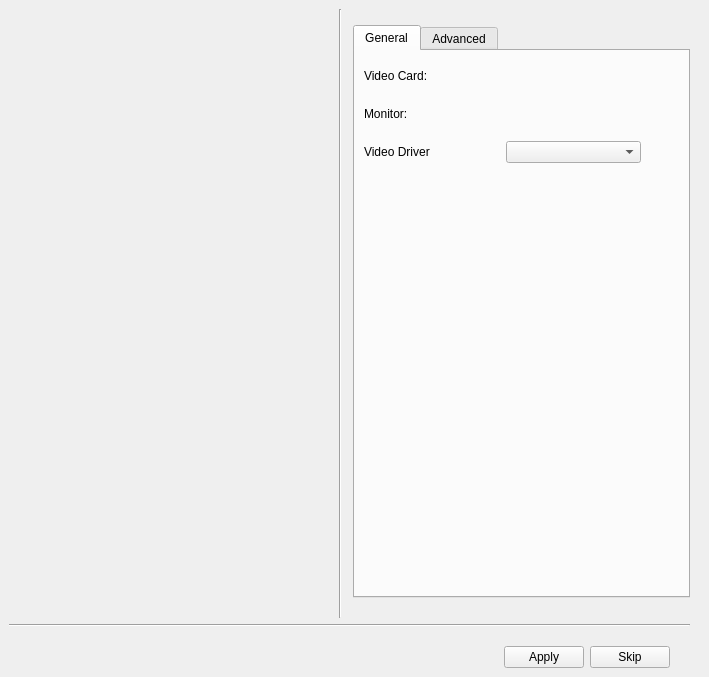
<?xml version="1.0" encoding="UTF-8"?>
<ui version="4.0">
 <class>XGUI</class>
 <widget class="QMainWindow" name="XGUI">
  <property name="geometry">
   <rect>
    <x>0</x>
    <y>0</y>
    <width>709</width>
    <height>677</height>
   </rect>
  </property>
  <property name="sizePolicy">
   <sizepolicy hsizetype="Minimum" vsizetype="Minimum">
    <horstretch>0</horstretch>
    <verstretch>0</verstretch>
   </sizepolicy>
  </property>
  <property name="contextMenuPolicy">
   <enum>Qt::DefaultContextMenu</enum>
  </property>
  <property name="windowTitle">
   <string>Display Settings</string>
  </property>
  <property name="windowIcon">
   <iconset resource="XGUI.qrc">
    <normaloff>:/video-display.png</normaloff>:/video-display.png</iconset>
  </property>
  <widget class="QWidget" name="centralwidget">
   <layout class="QGridLayout" name="gridLayout_4">
    <item row="0" column="0">
     <layout class="QGridLayout" name="gridLayout">
      <item row="0" column="0">
       <widget class="QLabel" name="pixmapLabel1">
        <property name="sizePolicy">
         <sizepolicy hsizetype="Preferred" vsizetype="Preferred">
          <horstretch>0</horstretch>
          <verstretch>0</verstretch>
         </sizepolicy>
        </property>
        <property name="frameShape">
         <enum>QFrame::NoFrame</enum>
        </property>
        <property name="frameShadow">
         <enum>QFrame::Plain</enum>
        </property>
        <property name="pixmap">
         <pixmap resource="XGUI.qrc">:/monitor.png</pixmap>
        </property>
        <property name="scaledContents">
         <bool>true</bool>
        </property>
        <property name="alignment">
         <set>Qt::AlignTop</set>
        </property>
        <property name="wordWrap">
         <bool>false</bool>
        </property>
       </widget>
      </item>
      <item row="0" column="1">
       <widget class="Line" name="line2">
        <property name="frameShape">
         <enum>QFrame::VLine</enum>
        </property>
        <property name="frameShadow">
         <enum>QFrame::Sunken</enum>
        </property>
       </widget>
      </item>
      <item row="0" column="2">
       <spacer name="horizontalSpacer">
        <property name="orientation">
         <enum>Qt::Horizontal</enum>
        </property>
        <property name="sizeType">
         <enum>QSizePolicy::Fixed</enum>
        </property>
        <property name="sizeHint" stdset="0">
         <size>
          <width>5</width>
          <height>20</height>
         </size>
        </property>
       </spacer>
      </item>
     </layout>
    </item>
    <item row="0" column="1">
     <layout class="QGridLayout" name="gridLayout_3">
      <item row="0" column="0">
       <spacer name="spacer11">
        <property name="orientation">
         <enum>Qt::Vertical</enum>
        </property>
        <property name="sizeType">
         <enum>QSizePolicy::Fixed</enum>
        </property>
        <property name="sizeHint" stdset="0">
         <size>
          <width>330</width>
          <height>16</height>
         </size>
        </property>
       </spacer>
      </item>
      <item row="1" column="0">
       <widget class="QTabWidget" name="tabWidget">
        <property name="sizePolicy">
         <sizepolicy hsizetype="Preferred" vsizetype="Minimum">
          <horstretch>0</horstretch>
          <verstretch>0</verstretch>
         </sizepolicy>
        </property>
        <property name="currentIndex">
         <number>0</number>
        </property>
        <widget class="QWidget" name="tab_2">
         <attribute name="title">
          <string>General</string>
         </attribute>
         <layout class="QGridLayout" name="gridLayout_5">
          <item row="0" column="0">
           <layout class="QHBoxLayout" name="horizontalLayout_4">
            <item>
             <widget class="QLabel" name="label_5">
              <property name="text">
               <string>Video Card:</string>
              </property>
             </widget>
            </item>
            <item>
             <widget class="QLabel" name="labelVideoCard">
              <property name="text">
               <string/>
              </property>
              <property name="wordWrap">
               <bool>true</bool>
              </property>
             </widget>
            </item>
            <item>
             <widget class="QLabel" name="pixmapLabel1_6">
              <property name="minimumSize">
               <size>
                <width>32</width>
                <height>32</height>
               </size>
              </property>
              <property name="maximumSize">
               <size>
                <width>32</width>
                <height>32</height>
               </size>
              </property>
              <property name="pixmap">
               <pixmap resource="XGUI.qrc">:/kcontrol.png</pixmap>
              </property>
              <property name="scaledContents">
               <bool>true</bool>
              </property>
              <property name="wordWrap">
               <bool>false</bool>
              </property>
             </widget>
            </item>
           </layout>
          </item>
          <item row="1" column="0">
           <layout class="QHBoxLayout" name="horizontalLayout_5">
            <item>
             <widget class="QLabel" name="label_6">
              <property name="text">
               <string>Monitor:</string>
              </property>
             </widget>
            </item>
            <item>
             <widget class="QLabel" name="labelMonitor">
              <property name="text">
               <string/>
              </property>
             </widget>
            </item>
            <item>
             <widget class="QLabel" name="pixmapLabel1_7">
              <property name="minimumSize">
               <size>
                <width>32</width>
                <height>32</height>
               </size>
              </property>
              <property name="maximumSize">
               <size>
                <width>32</width>
                <height>32</height>
               </size>
              </property>
              <property name="pixmap">
               <pixmap resource="XGUI.qrc">:/video-display.png</pixmap>
              </property>
              <property name="scaledContents">
               <bool>true</bool>
              </property>
              <property name="wordWrap">
               <bool>false</bool>
              </property>
             </widget>
            </item>
           </layout>
          </item>
          <item row="2" column="0">
           <layout class="QHBoxLayout" name="_11">
            <item>
             <widget class="QLabel" name="textLabel1_7">
              <property name="text">
               <string>Video Driver</string>
              </property>
              <property name="wordWrap">
               <bool>false</bool>
              </property>
             </widget>
            </item>
            <item>
             <widget class="QComboBox" name="comboDriver"/>
            </item>
            <item>
             <widget class="QLabel" name="pixmapLabel1_2_7">
              <property name="minimumSize">
               <size>
                <width>32</width>
                <height>32</height>
               </size>
              </property>
              <property name="maximumSize">
               <size>
                <width>32</width>
                <height>32</height>
               </size>
              </property>
              <property name="pixmap">
               <pixmap resource="XGUI.qrc">:/kcontrol.png</pixmap>
              </property>
              <property name="scaledContents">
               <bool>true</bool>
              </property>
              <property name="wordWrap">
               <bool>false</bool>
              </property>
             </widget>
            </item>
           </layout>
          </item>
          <item row="4" column="0">
           <spacer name="spacer2_2">
            <property name="orientation">
             <enum>Qt::Vertical</enum>
            </property>
            <property name="sizeType">
             <enum>QSizePolicy::Preferred</enum>
            </property>
            <property name="sizeHint" stdset="0">
             <size>
              <width>20</width>
              <height>16</height>
             </size>
            </property>
           </spacer>
          </item>
          <item row="3" column="0">
           <widget class="QLabel" name="labelRecDriver">
            <property name="text">
             <string/>
            </property>
            <property name="alignment">
             <set>Qt::AlignCenter</set>
            </property>
            <property name="wordWrap">
             <bool>true</bool>
            </property>
           </widget>
          </item>
         </layout>
        </widget>
        <widget class="QWidget" name="TabPage_2">
         <attribute name="title">
          <string>Advanced</string>
         </attribute>
         <layout class="QGridLayout" name="gridLayout_6">
          <item row="0" column="0">
           <widget class="QCheckBox" name="checkMonitorSync">
            <property name="text">
             <string>Monitor Settings</string>
            </property>
           </widget>
          </item>
          <item row="2" column="0">
           <widget class="QCheckBox" name="checkDualHead">
            <property name="text">
             <string>Enable Dual-Head support</string>
            </property>
           </widget>
          </item>
          <item row="3" column="0">
           <widget class="QGroupBox" name="groupDualHead">
            <property name="title">
             <string/>
            </property>
            <layout class="QGridLayout" name="gridLayout_2">
             <item row="0" column="0">
              <layout class="QHBoxLayout" name="horizontalLayout_6">
               <item>
                <widget class="QLabel" name="label_7">
                 <property name="text">
                  <string>Monitor Resolution:</string>
                 </property>
                </widget>
               </item>
               <item>
                <widget class="QComboBox" name="comboDualRes"/>
               </item>
              </layout>
             </item>
            </layout>
           </widget>
          </item>
          <item row="4" column="0">
           <widget class="QLabel" name="label_8">
            <property name="text">
             <string>Dual-Head support is designed for systems with one video card and two monitors. Other setups may be achieved by editing /etc/X11/xorg.conf</string>
            </property>
            <property name="wordWrap">
             <bool>true</bool>
            </property>
           </widget>
          </item>
          <item row="1" column="0">
           <widget class="QGroupBox" name="groupMonitor">
            <property name="title">
             <string/>
            </property>
            <layout class="QGridLayout" name="gridLayout_8">
             <item row="0" column="0">
              <layout class="QHBoxLayout" name="_13">
               <item>
                <widget class="QLabel" name="textLabel1_8">
                 <property name="sizePolicy">
                  <sizepolicy hsizetype="Expanding" vsizetype="Preferred">
                   <horstretch>0</horstretch>
                   <verstretch>0</verstretch>
                  </sizepolicy>
                 </property>
                 <property name="text">
                  <string>Horizontal Sync:</string>
                 </property>
                 <property name="wordWrap">
                  <bool>false</bool>
                 </property>
                </widget>
               </item>
               <item>
                <widget class="QLineEdit" name="lineHorz">
                 <property name="text">
                  <string>28.0-78.0</string>
                 </property>
                 <property name="alignment">
                  <set>Qt::AlignHCenter</set>
                 </property>
                </widget>
               </item>
               <item>
                <widget class="QLabel" name="pixmapLabel1_2_8">
                 <property name="minimumSize">
                  <size>
                   <width>32</width>
                   <height>32</height>
                  </size>
                 </property>
                 <property name="maximumSize">
                  <size>
                   <width>32</width>
                   <height>32</height>
                  </size>
                 </property>
                 <property name="pixmap">
                  <pixmap resource="XGUI.qrc">:/smserver.png</pixmap>
                 </property>
                 <property name="scaledContents">
                  <bool>true</bool>
                 </property>
                 <property name="wordWrap">
                  <bool>false</bool>
                 </property>
                </widget>
               </item>
              </layout>
             </item>
             <item row="1" column="0">
              <layout class="QHBoxLayout" name="_14">
               <item>
                <widget class="QLabel" name="textLabel1_4_3">
                 <property name="sizePolicy">
                  <sizepolicy hsizetype="Expanding" vsizetype="Preferred">
                   <horstretch>0</horstretch>
                   <verstretch>0</verstretch>
                  </sizepolicy>
                 </property>
                 <property name="text">
                  <string>Vertical Refresh:</string>
                 </property>
                 <property name="wordWrap">
                  <bool>false</bool>
                 </property>
                </widget>
               </item>
               <item>
                <widget class="QLineEdit" name="lineVertRefresh">
                 <property name="text">
                  <string>50.0-76.0</string>
                 </property>
                 <property name="alignment">
                  <set>Qt::AlignHCenter</set>
                 </property>
                </widget>
               </item>
               <item>
                <widget class="QLabel" name="pixmapLabel1_2_6_3">
                 <property name="minimumSize">
                  <size>
                   <width>32</width>
                   <height>32</height>
                  </size>
                 </property>
                 <property name="maximumSize">
                  <size>
                   <width>32</width>
                   <height>32</height>
                  </size>
                 </property>
                 <property name="pixmap">
                  <pixmap resource="XGUI.qrc">:/smserver.png</pixmap>
                 </property>
                 <property name="scaledContents">
                  <bool>true</bool>
                 </property>
                 <property name="wordWrap">
                  <bool>false</bool>
                 </property>
                </widget>
               </item>
              </layout>
             </item>
            </layout>
           </widget>
          </item>
         </layout>
        </widget>
       </widget>
      </item>
      <item row="2" column="0">
       <spacer name="spacer12">
        <property name="orientation">
         <enum>Qt::Vertical</enum>
        </property>
        <property name="sizeType">
         <enum>QSizePolicy::Preferred</enum>
        </property>
        <property name="sizeHint" stdset="0">
         <size>
          <width>327</width>
          <height>20</height>
         </size>
        </property>
       </spacer>
      </item>
     </layout>
    </item>
    <item row="0" column="2">
     <spacer name="horizontalSpacer_2">
      <property name="orientation">
       <enum>Qt::Horizontal</enum>
      </property>
      <property name="sizeType">
       <enum>QSizePolicy::Fixed</enum>
      </property>
      <property name="sizeHint" stdset="0">
       <size>
        <width>10</width>
        <height>20</height>
       </size>
      </property>
     </spacer>
    </item>
    <item row="1" column="0" colspan="2">
     <widget class="Line" name="line1">
      <property name="frameShape">
       <enum>QFrame::HLine</enum>
      </property>
      <property name="frameShadow">
       <enum>QFrame::Sunken</enum>
      </property>
     </widget>
    </item>
    <item row="2" column="0" colspan="2">
     <spacer name="spacer5_2">
      <property name="orientation">
       <enum>Qt::Vertical</enum>
      </property>
      <property name="sizeType">
       <enum>QSizePolicy::Preferred</enum>
      </property>
      <property name="sizeHint" stdset="0">
       <size>
        <width>530</width>
        <height>13</height>
       </size>
      </property>
     </spacer>
    </item>
    <item row="3" column="0" colspan="2">
     <layout class="QHBoxLayout" name="_8">
      <property name="leftMargin">
       <number>0</number>
      </property>
      <property name="topMargin">
       <number>0</number>
      </property>
      <property name="rightMargin">
       <number>0</number>
      </property>
      <property name="bottomMargin">
       <number>0</number>
      </property>
      <item>
       <spacer name="spacer1_2">
        <property name="orientation">
         <enum>Qt::Horizontal</enum>
        </property>
        <property name="sizeType">
         <enum>QSizePolicy::MinimumExpanding</enum>
        </property>
        <property name="sizeHint" stdset="0">
         <size>
          <width>311</width>
          <height>21</height>
         </size>
        </property>
       </spacer>
      </item>
      <item>
       <widget class="QPushButton" name="pushApply">
        <property name="sizePolicy">
         <sizepolicy hsizetype="Minimum" vsizetype="Fixed">
          <horstretch>0</horstretch>
          <verstretch>0</verstretch>
         </sizepolicy>
        </property>
        <property name="text">
         <string>Apply</string>
        </property>
       </widget>
      </item>
      <item>
       <widget class="QPushButton" name="pushClose">
        <property name="text">
         <string>Skip</string>
        </property>
       </widget>
      </item>
      <item>
       <spacer name="spacer4_2">
        <property name="orientation">
         <enum>Qt::Horizontal</enum>
        </property>
        <property name="sizeType">
         <enum>QSizePolicy::Fixed</enum>
        </property>
        <property name="sizeHint" stdset="0">
         <size>
          <width>20</width>
          <height>21</height>
         </size>
        </property>
       </spacer>
      </item>
     </layout>
    </item>
   </layout>
  </widget>
 </widget>
 <resources>
  <include location="XGUI.qrc"/>
 </resources>
 <connections/>
</ui>
